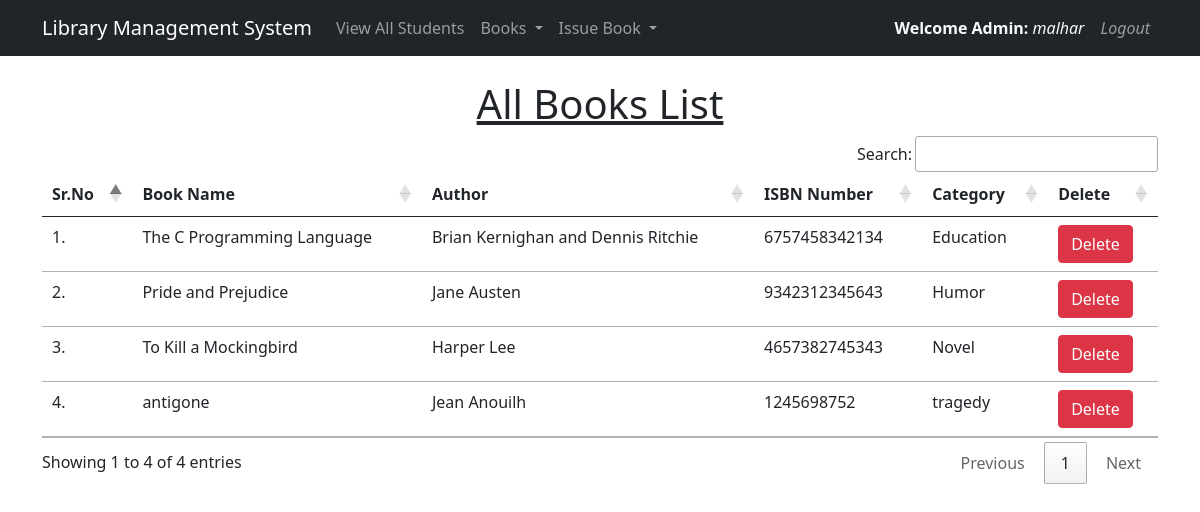
Page /view_books/ (signed in) on the committed database.
### library/models.py (models this page shows, shortened)
class Book(models.Model):
    name = models.CharField(max_length=200)
    author = models.CharField(max_length=200)
    isbn = models.PositiveIntegerField()
    category = models.CharField(max_length=50)
    status = models.BooleanField(default=False)

### library/views.py (the view)
# urls.py: path("view_books/", views.view_books, name="view_books"),
@login_required(login_url = '/admin_login')
def view_books(request):
    books = Book.objects.all()
    return render(request, "view_books.html", {'books':books})

### library/templates/view_books.html (shortened to what this page needs)
{% extends 'admin_navbar.html' %}
{% load static %}
{% block body %}
<div class="container mt-4">
    <h1 class="text-center"><u>All Books List</u></h1>
    <table class="table table-hover" id="example">
        <thead>
            <tr>
                <th>Sr.No</th>
                <th>Book Name</th>
                <th>Author</th>
                <th>ISBN Number</th>
                <th>Category</th>
                <th>Delete</th>
            </tr>
        </thead>
        <tbody>
            {% for book in books %}
            <tr>
                <td>{{forloop.counter}}.</td>
                <td>{{book.name}}</td>
                <td>{{book.author}}</td>
                <td>{{book.isbn}}</td>
                <td>{{book.category}}</td>
                <td><a href="/delete_book/{{book.id}}/" class="btn btn-danger" onclick="return confirm('Are you sure you want to delete this book?')">Delete</a></td>
            </tr>
            {% endfor %}
        </tbody>
    </table>
    </div>
{% endblock %}

### library/templates/admin_navbar.html (shortened to what this page needs)
<!doctype html>
<html lang="en">
  <head>
    <link href="https://cdn.jsdelivr.net/npm/bootstrap@5.1.0/dist/css/bootstrap.min.css" rel="stylesheet">
    <link rel="stylesheet" href="https://cdn.datatables.net/1.10.25/css/jquery.dataTables.min.css">
    <link rel="stylesheet" href="https://cdn.datatables.net/buttons/1.7.1/css/buttons.dataTables.min.css">
  </head>
  <body>
    <nav class="navbar navbar-expand-lg navbar-dark bg-dark sticky-top">
      <div class="container">
        <a class="navbar-brand" href="#">Library Management System</a>
        <div class="collapse navbar-collapse" id="navbarSupportedContent">
          <ul class="navbar-nav me-auto mb-2 mb-lg-0">
            <li class="nav-item">
              <a class="nav-link" href="/view_students/">View All Students</a>
            </li>
            <li class="nav-item dropdown">
              <a class="nav-link dropdown-toggle" href="#" id="booksDropdown" role="button" data-bs-toggle="dropdown" aria-expanded="false">
                Books
              </a>
            </li>
            <li class="nav-item dropdown">
              <a class="nav-link dropdown-toggle" href="#" id="issueDropdown" role="button" data-bs-toggle="dropdown" aria-expanded="false">
                Issue Book
              </a>
            </li>
          </ul>
          <ul class="navbar-nav">
            <li class="nav-item">
              <a class="nav-link text-light" href="#">
                <span class="fw-bold">Welcome Admin:</span> <i>{{ request.user }}</i>
              </a>
            </li>
            <li class="nav-item">
              <a class="nav-link" href="/logout/">
                <i>Logout</i>
              </a>
            </li>
          </ul>
        </div>
      </div>
    </nav>
      {% block body %}
      {% endblock %}
  </body>
</html>

### rows in the picture
Book: name "The C Programming Language", author "Brian Kernighan and Dennis Ritchie", isbn "6757458342134", category "Education"
Book: name "Pride and Prejudice", author "Jane Austen", isbn "9342312345643", category "Humor"
Book: name "To Kill a Mockingbird", author "Harper Lee", isbn "4657382745343", category "Novel"
Book: name "antigone", author "Jean Anouilh", isbn "1245698752", category "tragedy"

### other values in the picture
{{ request.user }} "malhar"
